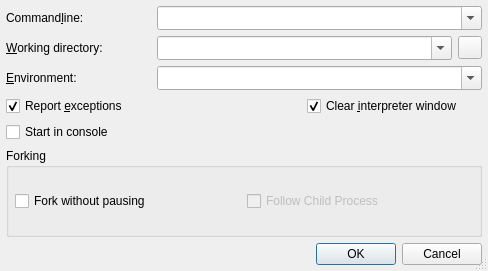
<?xml version="1.0" encoding="UTF-8"?>
<ui version="4.0">
 <class>StartRunDialog</class>
 <widget class="QDialog" name="StartRunDialog">
  <property name="geometry">
   <rect>
    <x>0</x>
    <y>0</y>
    <width>488</width>
    <height>271</height>
   </rect>
  </property>
  <property name="windowTitle">
   <string>Start running</string>
  </property>
  <property name="sizeGripEnabled">
   <bool>true</bool>
  </property>
  <layout class="QGridLayout" name="gridLayout">
   <item row="0" column="0">
    <widget class="QLabel" name="TextLabel1">
     <property name="text">
      <string>Command&amp;line:</string>
     </property>
     <property name="buddy">
      <cstring>cmdlineCombo</cstring>
     </property>
    </widget>
   </item>
   <item row="0" column="1" colspan="3">
    <widget class="QComboBox" name="cmdlineCombo">
     <property name="sizePolicy">
      <sizepolicy hsizetype="Expanding" vsizetype="Fixed">
       <horstretch>0</horstretch>
       <verstretch>0</verstretch>
      </sizepolicy>
     </property>
     <property name="toolTip">
      <string>Enter the commandline parameters</string>
     </property>
     <property name="whatsThis">
      <string>&lt;b&gt;Commandline&lt;/b&gt;
&lt;p&gt;Enter the commandline parameters in this field.&lt;/p&gt;</string>
     </property>
     <property name="editable">
      <bool>true</bool>
     </property>
     <property name="insertPolicy">
      <enum>QComboBox::InsertAtTop</enum>
     </property>
     <property name="sizeAdjustPolicy">
      <enum>QComboBox::AdjustToMinimumContentsLengthWithIcon</enum>
     </property>
     <property name="duplicatesEnabled">
      <bool>false</bool>
     </property>
    </widget>
   </item>
   <item row="1" column="0">
    <widget class="QLabel" name="TextLabel2">
     <property name="text">
      <string>&amp;Working directory:</string>
     </property>
     <property name="buddy">
      <cstring>workdirCombo</cstring>
     </property>
    </widget>
   </item>
   <item row="1" column="1" colspan="2">
    <widget class="QComboBox" name="workdirCombo">
     <property name="sizePolicy">
      <sizepolicy hsizetype="Expanding" vsizetype="Fixed">
       <horstretch>0</horstretch>
       <verstretch>0</verstretch>
      </sizepolicy>
     </property>
     <property name="toolTip">
      <string>Enter the working directory</string>
     </property>
     <property name="whatsThis">
      <string>&lt;b&gt;Working directory&lt;/b&gt;
&lt;p&gt;Enter the working directory of the application to be debugged. Leave it empty to set the working directory to the executable directory.&lt;/p&gt;</string>
     </property>
     <property name="editable">
      <bool>true</bool>
     </property>
     <property name="insertPolicy">
      <enum>QComboBox::InsertAtTop</enum>
     </property>
     <property name="sizeAdjustPolicy">
      <enum>QComboBox::AdjustToMinimumContentsLengthWithIcon</enum>
     </property>
     <property name="duplicatesEnabled">
      <bool>false</bool>
     </property>
    </widget>
   </item>
   <item row="2" column="0">
    <widget class="QLabel" name="textLabel1">
     <property name="text">
      <string>&amp;Environment:</string>
     </property>
     <property name="buddy">
      <cstring>environmentCombo</cstring>
     </property>
    </widget>
   </item>
   <item row="2" column="1" colspan="3">
    <widget class="QComboBox" name="environmentCombo">
     <property name="sizePolicy">
      <sizepolicy hsizetype="Expanding" vsizetype="Fixed">
       <horstretch>0</horstretch>
       <verstretch>0</verstretch>
      </sizepolicy>
     </property>
     <property name="toolTip">
      <string>Enter the environment variables to be set.</string>
     </property>
     <property name="whatsThis">
      <string>&lt;b&gt;Environment&lt;/b&gt;
&lt;p&gt;Enter the environment variables to be set for the program. The individual settings must be separated by whitespace and be given in the form 'var=value'. In order to add to an environment variable, enter it in the form 'var+=value'.&lt;/p&gt;
&lt;p&gt;Example: var1=1 var2=&quot;hello world&quot; var3+=&quot;:/tmp&quot;&lt;/p&gt;</string>
     </property>
     <property name="editable">
      <bool>true</bool>
     </property>
     <property name="insertPolicy">
      <enum>QComboBox::InsertAtTop</enum>
     </property>
     <property name="sizeAdjustPolicy">
      <enum>QComboBox::AdjustToMinimumContentsLengthWithIcon</enum>
     </property>
     <property name="duplicatesEnabled">
      <bool>false</bool>
     </property>
    </widget>
   </item>
   <item row="3" column="0" colspan="2">
    <widget class="QCheckBox" name="exceptionCheckBox">
     <property name="toolTip">
      <string>Uncheck to disable exception reporting</string>
     </property>
     <property name="whatsThis">
      <string>&lt;b&gt;Report exceptions&lt;/b&gt;
&lt;p&gt;Uncheck this in order to disable exception reporting.&lt;/p&gt;</string>
     </property>
     <property name="text">
      <string>Report &amp;exceptions</string>
     </property>
     <property name="shortcut">
      <string>Alt+E</string>
     </property>
     <property name="checked">
      <bool>true</bool>
     </property>
    </widget>
   </item>
   <item row="3" column="2" colspan="2">
    <widget class="QCheckBox" name="clearShellCheckBox">
     <property name="toolTip">
      <string>Select to clear the display of the interpreter window</string>
     </property>
     <property name="whatsThis">
      <string>&lt;b&gt;Clear interpreter window&lt;/b&gt;&lt;p&gt;This clears the display of the interpreter window before starting the debug client.&lt;/p&gt;</string>
     </property>
     <property name="text">
      <string>Clear &amp;interpreter window</string>
     </property>
     <property name="checked">
      <bool>true</bool>
     </property>
    </widget>
   </item>
   <item row="4" column="0">
    <widget class="QCheckBox" name="consoleCheckBox">
     <property name="toolTip">
      <string>Select to start the debugger in a console window</string>
     </property>
     <property name="whatsThis">
      <string>&lt;b&gt;Start in console&lt;/b&gt;
&lt;p&gt;Select to start the debugger in a console window. The console command has to be configured on the Debugger-&amp;gt;General page&lt;/p&gt;</string>
     </property>
     <property name="text">
      <string>Start in console</string>
     </property>
    </widget>
   </item>
   <item row="5" column="0" colspan="4">
    <widget class="QGroupBox" name="groupBox">
     <property name="title">
      <string>Forking</string>
     </property>
     <layout class="QHBoxLayout" name="horizontalLayout">
      <item>
       <widget class="QCheckBox" name="forkModeCheckBox">
        <property name="toolTip">
         <string>Select to go through the fork without asking</string>
        </property>
        <property name="whatsThis">
         <string>&lt;b&gt;Fork without pausing&lt;/b&gt;
&lt;p&gt;Select to go through the fork without asking making the forking decision based on the Parent/Child selection.&lt;/p&gt;</string>
        </property>
        <property name="text">
         <string>Fork without pausing</string>
        </property>
       </widget>
      </item>
      <item>
       <widget class="QCheckBox" name="forkChildCheckBox">
        <property name="enabled">
         <bool>false</bool>
        </property>
        <property name="toolTip">
         <string>Select to debug the child process after forking</string>
        </property>
        <property name="whatsThis">
         <string>&lt;b&gt;Debug Child Process&lt;/b&gt;
&lt;p&gt;Select to debug the child process after forking. If it is not selected, the parent process will be debugged. This has no effect, if forking without pausing is not selected.&lt;/p&gt;</string>
        </property>
        <property name="text">
         <string>Follow Child Process</string>
        </property>
       </widget>
      </item>
     </layout>
    </widget>
   </item>
   <item row="6" column="0" colspan="4">
    <widget class="QDialogButtonBox" name="buttonBox">
     <property name="orientation">
      <enum>Qt::Horizontal</enum>
     </property>
     <property name="standardButtons">
      <set>QDialogButtonBox::Cancel|QDialogButtonBox::Ok</set>
     </property>
    </widget>
   </item>
   <item row="1" column="3">
    <widget class="QToolButton" name="dirButton">
     <property name="toolTip">
      <string>Select directory using a directory selection dialog</string>
     </property>
     <property name="whatsThis">
      <string>&lt;b&gt;Select directory&lt;/b&gt;
&lt;p&gt;Select the working directory via a directory selection dialog.&lt;/p&gt;</string>
     </property>
    </widget>
   </item>
  </layout>
 </widget>
 <layoutdefault spacing="6" margin="6"/>
 <pixmapfunction>qPixmapFromMimeSource</pixmapfunction>
 <tabstops>
  <tabstop>cmdlineCombo</tabstop>
  <tabstop>workdirCombo</tabstop>
  <tabstop>dirButton</tabstop>
  <tabstop>environmentCombo</tabstop>
  <tabstop>exceptionCheckBox</tabstop>
  <tabstop>clearShellCheckBox</tabstop>
  <tabstop>consoleCheckBox</tabstop>
  <tabstop>forkModeCheckBox</tabstop>
  <tabstop>forkChildCheckBox</tabstop>
  <tabstop>buttonBox</tabstop>
 </tabstops>
 <resources/>
 <connections>
  <connection>
   <sender>buttonBox</sender>
   <signal>accepted()</signal>
   <receiver>StartRunDialog</receiver>
   <slot>accept()</slot>
   <hints>
    <hint type="sourcelabel">
     <x>35</x>
     <y>237</y>
    </hint>
    <hint type="destinationlabel">
     <x>34</x>
     <y>150</y>
    </hint>
   </hints>
  </connection>
  <connection>
   <sender>buttonBox</sender>
   <signal>rejected()</signal>
   <receiver>StartRunDialog</receiver>
   <slot>reject()</slot>
   <hints>
    <hint type="sourcelabel">
     <x>154</x>
     <y>237</y>
    </hint>
    <hint type="destinationlabel">
     <x>150</x>
     <y>148</y>
    </hint>
   </hints>
  </connection>
  <connection>
   <sender>forkModeCheckBox</sender>
   <signal>toggled(bool)</signal>
   <receiver>forkChildCheckBox</receiver>
   <slot>setEnabled(bool)</slot>
   <hints>
    <hint type="sourcelabel">
     <x>121</x>
     <y>190</y>
    </hint>
    <hint type="destinationlabel">
     <x>265</x>
     <y>191</y>
    </hint>
   </hints>
  </connection>
 </connections>
</ui>
